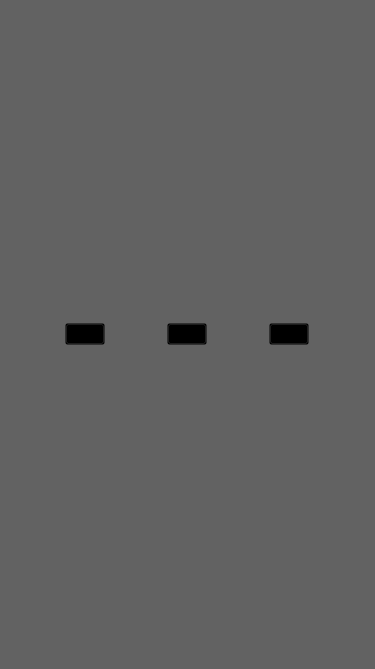
<?xml version="1.0" encoding="UTF-8"?>
<ui version="4.0">
 <class>MainWindow</class>
 <widget class="QMainWindow" name="MainWindow">
  <property name="geometry">
   <rect>
    <x>0</x>
    <y>0</y>
    <width>375</width>
    <height>669</height>
   </rect>
  </property>
  <property name="palette">
   <palette>
    <active>
     <colorrole role="Base">
      <brush brushstyle="SolidPattern">
       <color alpha="255">
        <red>255</red>
        <green>255</green>
        <blue>255</blue>
       </color>
      </brush>
     </colorrole>
     <colorrole role="Window">
      <brush brushstyle="SolidPattern">
       <color alpha="255">
        <red>98</red>
        <green>98</green>
        <blue>98</blue>
       </color>
      </brush>
     </colorrole>
    </active>
    <inactive>
     <colorrole role="Base">
      <brush brushstyle="SolidPattern">
       <color alpha="255">
        <red>255</red>
        <green>255</green>
        <blue>255</blue>
       </color>
      </brush>
     </colorrole>
     <colorrole role="Window">
      <brush brushstyle="SolidPattern">
       <color alpha="255">
        <red>98</red>
        <green>98</green>
        <blue>98</blue>
       </color>
      </brush>
     </colorrole>
    </inactive>
    <disabled>
     <colorrole role="Base">
      <brush brushstyle="SolidPattern">
       <color alpha="255">
        <red>98</red>
        <green>98</green>
        <blue>98</blue>
       </color>
      </brush>
     </colorrole>
     <colorrole role="Window">
      <brush brushstyle="SolidPattern">
       <color alpha="255">
        <red>98</red>
        <green>98</green>
        <blue>98</blue>
       </color>
      </brush>
     </colorrole>
    </disabled>
   </palette>
  </property>
  <property name="windowTitle">
   <string>MainWindow</string>
  </property>
  <widget class="QWidget" name="centralwidget">
   <layout class="QGridLayout" name="gridLayout">
    <item row="0" column="0">
     <widget class="QPushButton" name="taxi_btn">
      <property name="sizePolicy">
       <sizepolicy hsizetype="Maximum" vsizetype="Fixed">
        <horstretch>0</horstretch>
        <verstretch>0</verstretch>
       </sizepolicy>
      </property>
      <property name="styleSheet">
       <string notr="true">QPushButton#taxi_btn {
        background-color: transparent;
    }
QPushButton#taxi_btn:hover {
        background-color: rgb(75, 75, 75);
		border-radius: 20px;
    }</string>
      </property>
      <property name="text">
       <string/>
      </property>
      <property name="icon">
       <iconset>
        <normaloff>img/taxi_2.png</normaloff>img/taxi_2.png</iconset>
      </property>
      <property name="iconSize">
       <size>
        <width>48</width>
        <height>48</height>
       </size>
      </property>
     </widget>
    </item>
    <item row="0" column="1">
     <widget class="QPushButton" name="account_btn">
      <property name="sizePolicy">
       <sizepolicy hsizetype="Maximum" vsizetype="Fixed">
        <horstretch>0</horstretch>
        <verstretch>0</verstretch>
       </sizepolicy>
      </property>
      <property name="styleSheet">
       <string notr="true">QPushButton#account_btn {
        background-color: transparent;
    }
QPushButton#account_btn:hover {
        background-color: rgb(75, 75, 75);
		border-radius: 20px;
    }</string>
      </property>
      <property name="text">
       <string/>
      </property>
      <property name="icon">
       <iconset>
        <normaloff>img/profile_2.png</normaloff>img/profile_2.png</iconset>
      </property>
      <property name="iconSize">
       <size>
        <width>48</width>
        <height>48</height>
       </size>
      </property>
     </widget>
    </item>
    <item row="0" column="2">
     <widget class="QPushButton" name="story_btn">
      <property name="sizePolicy">
       <sizepolicy hsizetype="Maximum" vsizetype="Fixed">
        <horstretch>0</horstretch>
        <verstretch>0</verstretch>
       </sizepolicy>
      </property>
      <property name="styleSheet">
       <string notr="true">QPushButton#story_btn {
        background-color: transparent;
    }
QPushButton#story_btn:hover {
        background-color: rgb(75, 75, 75);
		border-radius: 20px;
    }</string>
      </property>
      <property name="text">
       <string/>
      </property>
      <property name="icon">
       <iconset>
        <normaloff>img/story_2.png</normaloff>img/story_2.png</iconset>
      </property>
      <property name="iconSize">
       <size>
        <width>48</width>
        <height>48</height>
       </size>
      </property>
     </widget>
    </item>
   </layout>
  </widget>
 </widget>
 <resources/>
 <connections/>
</ui>
